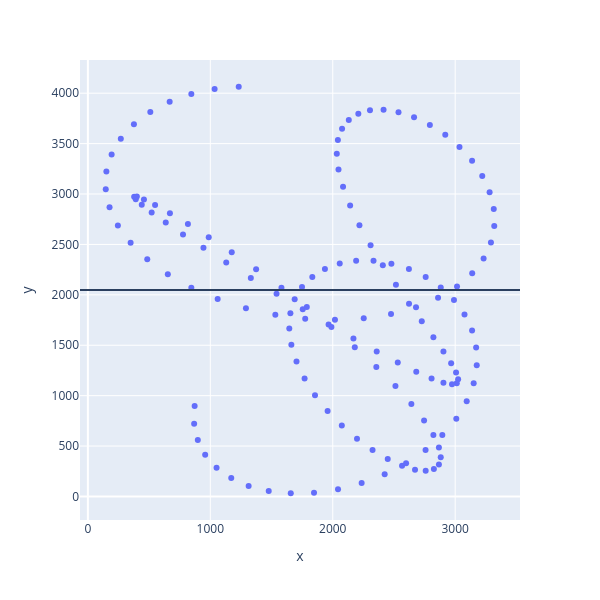

The notebook cell this image was saved under:
### Code cell
arr = las.random_chord()
las.show(arr, amp=16, seconds=1, rotation_count=.3)

info = np.array([list(map(int, i.split())) for i in Path("inst").read_text().splitlines()][51:-270])[:150]

fig = px.scatter(x=info[:,0], y=info[:,1], width=600, height=600)
fig.add_hline(2048)

### Figure 1 — Plotly figure (JSON) as saved in the notebook; plotly's stock layout.template omitted (floating-point values rounded to 4 significant figures; data arrays with more than 128 entries replaced by an {"elided": "..."} marker saying what was removed)
{"data": [{"hovertemplate": "x=%{x}<br>y=%{y}<extra></extra>", "legendgroup": "", "marker": {"color": "#636efa", "symbol": "circle"}, "mode": "markers", "name": "", "orientation": "v", "showlegend": false, "type": "scatter", "x": {"elided": "150 int values"}, "xaxis": "x", "y": {"elided": "150 int values"}, "yaxis": "y"}], "layout": {"height": 600, "legend": {"tracegroupgap": 0}, "margin": {"t": 60}, "shapes": [{"type": "line", "x0": 0, "x1": 1, "xref": "x domain", "y0": 2048, "y1": 2048, "yref": "y"}], "width": 600, "xaxis": {"anchor": "y", "domain": [0, 1], "title": {"text": "x"}}, "yaxis": {"anchor": "x", "domain": [0, 1], "title": {"text": "y"}}}}
